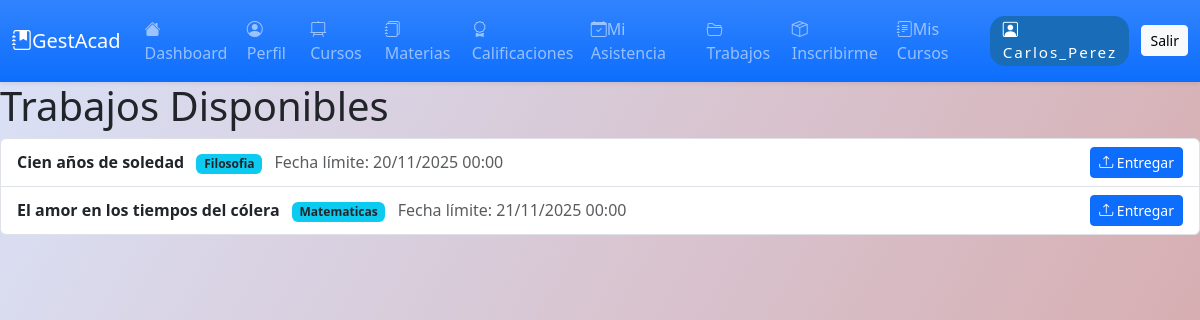
The page /trabajos/trabajos/ (signed in) on the database its author committed.
### trabajos/models.py (models this page shows, shortened)
class Trabajo(models.Model):
    materia = models.ForeignKey(Materia, on_delete=models.CASCADE, related_name='trabajos')
    profesor = models.ForeignKey(User, on_delete=models.CASCADE, limit_choices_to={'groups__name': 'Profesor'})
    titulo = models.CharField(max_length=200)
    descripcion = models.TextField(blank=True)
    fecha_limite = models.DateTimeField()
    fecha_creacion = models.DateTimeField(auto_now_add=True)

### cursos/models.py (models this page shows, shortened)
class Materia(models.Model):
    curso = models.ForeignKey(Curso, on_delete=models.CASCADE, related_name='materias')
    nombre = models.CharField(max_length=100)
    descripcion = models.TextField(blank=True)
    profesor = models.ForeignKey(User, on_delete=models.SET_NULL, null=True, blank=True, related_name='materias')

### trabajos/views.py (the view)
# urls.py: path('trabajos/', views.listar_trabajos, name='listar_trabajos'),
@login_required
def listar_trabajos(request):
    rol = obtener_rol(request.user)
    if rol == 'profesor':
        trabajos = Trabajo.objects.filter(profesor=request.user).order_by('-fecha_creacion')
        return render(request, 'trabajos/listar_trabajos_profesor.html', {'trabajos': trabajos, 'rol': 'profesor'})
    elif rol == 'estudiante':
        inscritos = Inscripcion.objects.filter(estudiante=request.user).values_list('curso_id', flat=True)
        trabajos = Trabajo.objects.filter(materia__curso__id__in=inscritos).order_by('fecha_limite')
        return render(request, 'trabajos/listar_trabajos_estudiante.html', {'trabajos': trabajos, 'rol': 'estudiante'})
    else:
        messages.warning(request, "No tienes acceso a esta sección.")
        return redirect('dashboard:dashboard')

### trabajos/views.py (called while the page is built)
def obtener_rol(user):
    grupos = user.groups.values_list('name', flat=True)
    if 'Profesor' in grupos or user.is_superuser:
        return 'profesor'
    elif 'Estudiante' in grupos:
        return 'estudiante'
    return None

### trabajos/templates/trabajos/listar_trabajos_estudiante.html (shortened to what this page needs)
{% extends "base.html" %}
{% block content %}
<div class="content-box">
  <h1>Trabajos Disponibles</h1>
  <ul class="list-group">
    {% for trabajo in trabajos %}
      <li class="list-group-item d-flex justify-content-between align-items-center">
        <div>
          <strong>{{ trabajo.titulo }}</strong>
          <span class="badge bg-info text-dark ms-2">{{ trabajo.materia.nombre }}</span>
          <span class="ms-2 text-muted">Fecha límite: {{ trabajo.fecha_limite|date:"d/m/Y H:i" }}</span>
        </div>
        <a href="{% url 'trabajos:entregar_trabajo' trabajo.id %}" class="btn btn-primary btn-sm">
          <i class="bi bi-upload"></i> Entregar
        </a>
      </li>
    {% empty %}
      <li class="list-group-item text-center text-muted">No hay trabajos disponibles.</li>
    {% endfor %}
  </ul>
</div>
{% endblock %}

### templates/base.html (shortened to what this page needs)
<!DOCTYPE html>
<html lang="es">
<head>
    <link href="https://cdn.jsdelivr.net/npm/bootstrap@5.3.2/dist/css/bootstrap.min.css" rel="stylesheet">
    <link href="https://cdn.jsdelivr.net/npm/bootstrap-icons@1.10.5/font/bootstrap-icons.css" rel="stylesheet">
</head>
<body>
<nav class="navbar navbar-expand-lg navbar-dark bg-gradient bg-primary shadow-sm">
  <div class="container-fluid">
    <a class="navbar-brand d-flex align-items-center" href="{% url 'dashboard:dashboard' %}">
        <i class="bi bi-journal-bookmark-fill"></i> GestAcad
    </a>
    <div class="collapse navbar-collapse" id="navbarSupportedContent">
      <ul class="navbar-nav me-auto mb-2 mb-lg-0">
        {% if rol == 'admin' %}
          <li class="nav-item"><a class="nav-link" href="{% url 'dashboard:dashboard' %}"><i class="bi bi-house-fill"></i>Dashboard</a></li>
          <li class="nav-item"><a class="nav-link" href="{% url 'usuarios:perfil' %}"><i class="bi bi-person-badge-fill"></i>Usuarios</a></li>
          <li class="nav-item"><a class="nav-link" href="{% url 'cursos:listar_cursos' %}"><i class="bi bi-easel2-fill"></i>Cursos</a></li>
          <li class="nav-item"><a class="nav-link" href="{% url 'cursos:listar_materias' %}"><i class="bi bi-journals"></i>Materias</a></li>
          <li class="nav-item"><a class="nav-link" href="{% url 'calificaciones:listar_calificaciones' %}"><i class="bi bi-award-fill"></i>Calificaciones</a></li>
          <li class="nav-item"><a class="nav-link" href="{% url 'asistencia:listar_asistencia' %}"><i class="bi bi-calendar-check-fill"></i>Asistencias</a></li>
        {% elif rol == 'estudiante' %}
          <li class="nav-item"><a class="nav-link" href="{% url 'dashboard:dashboard' %}"><i class="bi bi-house-fill"></i>Dashboard</a></li>
          <li class="nav-item"><a class="nav-link" href="{% url 'usuarios:perfil' %}"><i class="bi bi-person-circle"></i>Perfil</a></li>
          <li class="nav-item"><a class="nav-link" href="{% url 'cursos:listar_cursos' %}"><i class="bi bi-easel2"></i>Cursos</a></li>
          <li class="nav-item"><a class="nav-link" href="{% url 'cursos:listar_materias' %}"><i class="bi bi-journals"></i>Materias</a></li>
          <li class="nav-item"><a class="nav-link" href="{% url 'calificaciones:listar_calificaciones' %}"><i class="bi bi-award"></i>Calificaciones</a></li>
          <li class="nav-item"><a class="nav-link" href="{% url 'asistencia:asistencia_estudiante' %}"><i class="bi bi-calendar-check"></i>Mi Asistencia</a></li>
          <li class="nav-item"><a class="nav-link" href="{% url 'trabajos:listar_trabajos' %}"><i class="bi bi-folder2-open"></i>Trabajos</a></li>
          <li class="nav-item"><a class="nav-link" href="{% url 'inscripciones:cursos_disponibles' %}"><i class="bi bi-box-seam"></i>Inscribirme</a></li>
          <li class="nav-item"><a class="nav-link" href="{% url 'inscripciones:mis_cursos' %}"><i class="bi bi-journal-text"></i>Mis Cursos</a></li>
        {% else %}
          <li class="nav-item"><a class="nav-link" href="{% url 'home' %}"><i class="bi bi-house"></i>Inicio</a></li>
        {% endif %}
      </ul>
      {% if user.is_authenticated %}
      <span class="navbar-text d-flex align-items-center">
        <span class="perfil-chip"><i class="bi bi-person-square"></i> {{ user.username }}</span>
        <form action="{% url 'usuarios:logout' %}" method="post" style="display:inline;">
            <button type="submit" class="btn btn-light btn-sm">Salir</button>
        </form>
      </span>
      {% endif %}
    </div>
  </div>
</nav>
{% block content %}{% endblock %}
</body>
</html>

### templates/base.html (style rules this page uses)
body { background: linear-gradient(120deg, #dae2f8 0%, #d6a4a4 100%); min-height: 100vh; margin: 0; }
.navbar { position: sticky; top: 0; z-index: 1000; }
.perfil-chip { background: #186cb8; color: #fff; border-radius: 1em; padding: 0.13em 0.8em 0.13em 0.8em; font-size: 0.95em; margin-right: 0.8em; letter-spacing: 0.13em; }

### rows shown on the page
Trabajo: titulo "Cien años de soledad", materia.nombre "Filosofia", fecha_limite "20/11/2025 00:00"
Trabajo: titulo "El amor en los tiempos del cólera", materia.nombre "Matematicas", fecha_limite "21/11/2025 00:00"

### other values the page prints
{{ user.username }} "Carlos_Perez"
